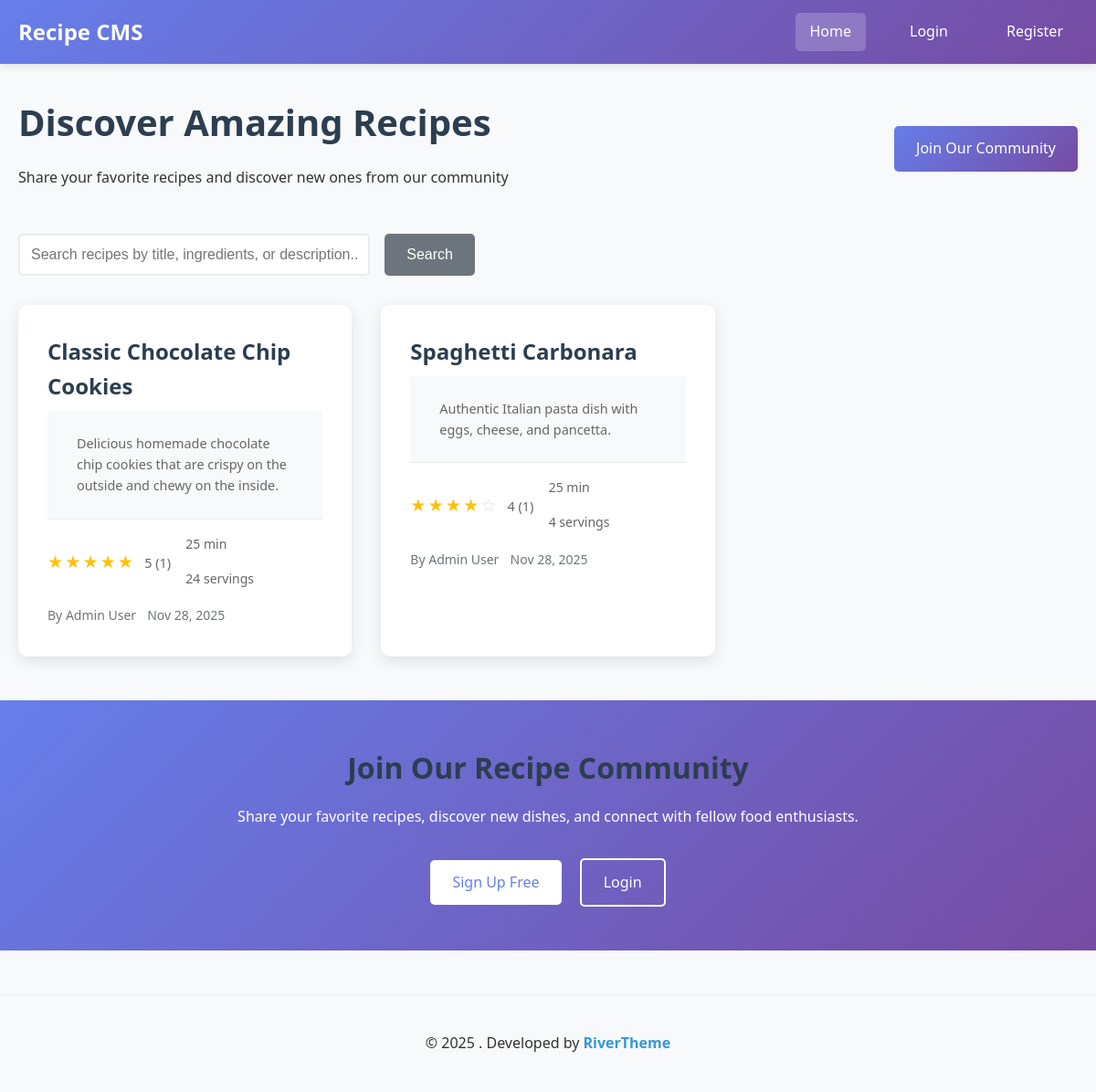
The page / on the database its author committed.
### tables this page shows
CREATE TABLE recipes (
    id INT AUTO_INCREMENT PRIMARY KEY,
    user_id INT NOT NULL,
    title VARCHAR(200) NOT NULL,
    description TEXT,
    ingredients TEXT NOT NULL,
    instructions TEXT NOT NULL,
    prep_time INT,  
    cook_time INT,  
    servings INT,
    image_filename VARCHAR(255),
    created_at TIMESTAMP DEFAULT CURRENT_TIMESTAMP,
    updated_at TIMESTAMP DEFAULT CURRENT_TIMESTAMP ON UPDATE CURRENT_TIMESTAMP,
    FOREIGN KEY (user_id) REFERENCES users(id) ON DELETE CASCADE
);

CREATE TABLE users (
    id INT AUTO_INCREMENT PRIMARY KEY,
    username VARCHAR(50) UNIQUE NOT NULL,
    email VARCHAR(100) UNIQUE NOT NULL,
    password_hash VARCHAR(255) NOT NULL,
    first_name VARCHAR(50) NOT NULL,
    last_name VARCHAR(50) NOT NULL,
    created_at TIMESTAMP DEFAULT CURRENT_TIMESTAMP,
    updated_at TIMESTAMP DEFAULT CURRENT_TIMESTAMP ON UPDATE CURRENT_TIMESTAMP
);

### includes/auth.php (called while the page is built, shortened)
<?php
function isLoggedIn() {
    return isset($_SESSION['logged_in']) && $_SESSION['logged_in'] === true;
}
function getCurrentUser() {
    return null;
}
?>

### includes/recipes.php (called while the page is built, shortened)
<?php
function getRecipes($page = 1, $limit = 12, $search = '', $userId = null) {
    $pdo = getDBConnection();
    $offset = ($page - 1) * $limit;
    $whereClause = '';
    $params = [];
    $sql = "SELECT r.*, u.username, u.first_name, u.last_name,
                   COALESCE(AVG(rt.rating), 0) as avg_rating,
                   COUNT(rt.id) as rating_count
            FROM recipes r
            JOIN users u ON r.user_id = u.id
            LEFT JOIN ratings rt ON r.id = rt.recipe_id
            $whereClause
            GROUP BY r.id
            ORDER BY r.created_at DESC
            LIMIT ? OFFSET ?";
    $params[] = $limit;
    $params[] = $offset;
    $stmt = $pdo->prepare($sql);
    $stmt->execute($params);
    $recipes = $stmt->fetchAll();
    $countSql = "SELECT COUNT(DISTINCT r.id) as total FROM recipes r JOIN users u ON r.user_id = u.id $whereClause";
    $countParams = array_slice($params, 0, -2);
    $countStmt = $pdo->prepare($countSql);
    $countStmt->execute($countParams);
    $total = $countStmt->fetch()['total'];
    return [
        'recipes' => $recipes,
        'total' => $total,
        'pages' => ceil($total / $limit),
        'current_page' => $page
    ];
}
function formatTime($minutes) {
    if ($minutes < 60) {
        return $minutes . ' min';
    } else {
        $hours = floor($minutes / 60);
        $mins = $minutes % 60;
        return $hours . 'h' . ($mins > 0 ? ' ' . $mins . 'min' : '');
    }
}
?>

### index.php (the view, shortened to what this page needs)
<?php
require_once 'includes/auth.php';
require_once 'includes/recipes.php';
$page = (int)($_GET['page'] ?? 1);
$search = sanitizeInput($_GET['search'] ?? '');
$result = getRecipes($page, 12, $search);
$recipes = $result['recipes'];
$user = getCurrentUser();
?>
<!DOCTYPE html>
<html lang="en">
<head>
    <link rel="stylesheet" href="assets/css/style.css">
</head>
<body>
    <nav class="navbar">
        <div class="nav-container">
            <a href="index.php" class="nav-brand">Recipe CMS</a>
            <div class="nav-menu">
                <a href="index.php" class="nav-link active">Home</a>
                <?php if ($user): ?>
                    <a href="my_recipes.php" class="nav-link">My Recipes</a>
                    <a href="add_recipe.php" class="nav-link">Add Recipe</a>
                    <a href="logout.php" class="nav-link">Logout</a>
                <?php else: ?>
                    <a href="login.php" class="nav-link">Login</a>
                    <a href="register.php" class="nav-link">Register</a>
                <?php endif; ?>
            </div>
        </div>
    </nav>
    <div class="container">
        <div class="page-header">
            <div>
                <h1>Discover Amazing Recipes</h1>
                <p>Share your favorite recipes and discover new ones from our community</p>
            </div>
            <?php if ($user): ?>
                <a href="add_recipe.php" class="btn btn-primary">Share Your Recipe</a>
            <?php else: ?>
                <a href="register.php" class="btn btn-primary">Join Our Community</a>
            <?php endif; ?>
        </div>
        <div class="search-bar">
            <form method="GET" action="">
                <input type="text" name="search" placeholder="Search recipes by title, ingredients, or description..."
                       value="<?php echo htmlspecialchars($search); ?>">
                <button type="submit" class="btn btn-secondary">Search</button>
            </form>
        </div>
        <?php if (empty($recipes)): ?>
            <div class="no-recipes">
                <?php if ($search): ?>
                    <h2>No recipes found</h2>
                    <p>Try adjusting your search terms or browse all recipes.</p>
                    <a href="index.php" class="btn btn-primary">View All Recipes</a>
                <?php else: ?>
                    <h2>No recipes yet</h2>
                    <p>Be the first to share a recipe with our community!</p>
                    <?php if ($user): ?>
                        <a href="add_recipe.php" class="btn btn-primary">Add First Recipe</a>
                    <?php else: ?>
                        <a href="register.php" class="btn btn-primary">Join to Share Recipes</a>
                    <?php endif; ?>
                <?php endif; ?>
            </div>
        <?php else: ?>
            <div class="recipes-grid">
                <?php foreach ($recipes as $recipe): ?>
                    <div class="recipe-card">
                        <div class="recipe-content">
                            <h3><a href="recipe.php?id=<?php echo $recipe['id']; ?>"><?php echo htmlspecialchars($recipe['title']); ?></a></h3>
                            <?php if ($recipe['description']): ?>
                                <p class="recipe-description">
                                    <?php echo htmlspecialchars(substr($recipe['description'], 0, 120)); ?>
                                </p>
                            <?php endif; ?>
                            <div class="recipe-meta">
                                <div class="recipe-rating">
                                    <div class="stars">
                                        <?php
                                        $avgRating = round($recipe['avg_rating'], 1);
                                        for ($i = 1; $i <= 5; $i++) {
                                            if ($i <= $avgRating) {
                                                echo '<span class="star filled">★</span>';
                                            } else {
                                                echo '<span class="star">☆</span>';
                                            }
                                        }
                                        ?>
                                    </div>
                                    <span class="rating-text"><?php echo $avgRating; ?> (<?php echo $recipe['rating_count']; ?>)</span>
                                </div>
                                <div class="recipe-stats">
                                    <?php if ($recipe['prep_time'] || $recipe['cook_time']): ?>
                                        <span class="time">
                                            <?php
                                            $totalTime = ($recipe['prep_time'] ?? 0) + ($recipe['cook_time'] ?? 0);
                                            if ($totalTime > 0) echo formatTime($totalTime);
                                            ?>
                                        </span>
                                    <?php endif; ?>
                                    <?php if ($recipe['servings']): ?>
                                        <span class="servings"><?php echo $recipe['servings']; ?> servings</span>
                                    <?php endif; ?>
                                </div>
                            </div>
                            <div class="recipe-author">
                                <small>By <?php echo htmlspecialchars($recipe['first_name'] . ' ' . $recipe['last_name']); ?></small>
                                <small class="recipe-date"><?php echo date('M j, Y', strtotime($recipe['created_at'])); ?></small>
                            </div>
                        </div>
                    </div>
                <?php endforeach; ?>
            </div>
        <?php endif; ?>
    </div>
    <?php if (!$user): ?>
        <div style="background: linear-gradient(135deg, #667eea 0%, #764ba2 100%); color: white; text-align: center; padding: 3rem 0; margin-top: 3rem;">
            <div class="container">
                <h2>Join Our Recipe Community</h2>
                <p>Share your favorite recipes, discover new dishes, and connect with fellow food enthusiasts.</p>
                <div style="margin-top: 2rem;">
                    <a href="register.php" class="btn" style="background: white; color: #667eea; margin-right: 1rem;">Sign Up Free</a>
                    <a href="login.php" class="btn" style="background: transparent; border: 2px solid white; color: white;">Login</a>
                </div>
            </div>
        </div>
    <?php endif; ?>
    <footer class="footer">
        <div class="container">
            <div class="text-center my-2">
                <div>
                    <span>© 2025 . Developed by </span>
                    <a href="https://rivertheme.com" class="fw-bold text-decoration-none" target="_blank" rel="noopener">RiverTheme</a>
                </div>
            </div>
        </div>
    </footer>
</body>
</html>

### assets/css/style.css (style rules this page uses)
* { margin: 0; padding: 0; box-sizing: border-box; }
body { font-family: 'Segoe UI', Tahoma, Geneva, Verdana, sans-serif; line-height: 1.6; color: #333; background-color: #f8f9fa; }
h1, h2, h3, h4, h5, h6 { font-weight: 600; margin-bottom: 1rem; color: #2c3e50; }
h1 { font-size: 2.5rem; }
h2 { font-size: 2rem; }
h3 { font-size: 1.5rem; }
p { margin-bottom: 1rem; }
a { color: #3498db; text-decoration: none; transition: color 0.3s ease; }
.container { max-width: 1200px; margin: 0 auto; padding: 0 20px; }
.navbar { background: linear-gradient(135deg, #667eea 0%, #764ba2 100%); box-shadow: 0 2px 10px rgba(0,0,0,0.1); position: sticky; top: 0; z-index: 1000; }
.nav-container { max-width: 1200px; margin: 0 auto; padding: 0 20px; display: flex; justify-content: space-between; align-items: center; height: 70px; }
.nav-brand { font-size: 1.5rem; font-weight: bold; color: white; text-decoration: none; }
.nav-menu { display: flex; gap: 2rem; }
.nav-link { color: white; text-decoration: none; padding: 0.5rem 1rem; border-radius: 5px; transition: all 0.3s ease; }
.nav-link:hover, .nav-link.active { background-color: rgba(255,255,255,0.2); color: white; }
.btn { display: inline-block; padding: 0.75rem 1.5rem; border: none; border-radius: 5px; cursor: pointer; text-decoration: none; font-size: 1rem; font-weight: 500; transition: all 0.3s ease; text-align: center; }
.btn-primary { background: linear-gradient(135deg, #667eea 0%, #764ba2 100%); color: white; }
.btn-secondary { background-color: #6c757d; color: white; }
input[type="text"], input[type="email"], input[type="password"], input[type="number"], input[type="file"], textarea, select { width: 100%; padding: 0.75rem; border: 2px solid #e9ecef; border-radius: 5px; font-size: 1rem; transition: border-color 0.3s ease, box-shadow 0.3s ease; }
small { color: #6c757d; font-size: 0.875rem; }
.page-header { display: flex; justify-content: space-between; align-items: center; margin: 2rem 0; flex-wrap: wrap; gap: 1rem; }
.search-bar { margin-bottom: 2rem; }
.search-bar form { display: flex; gap: 1rem; max-width: 500px; flex-wrap: wrap; }
.search-bar input { flex: 1; min-width: 250px; }
.recipes-grid { display: grid; grid-template-columns: repeat(auto-fill, minmax(300px, 1fr)); gap: 2rem; margin-bottom: 2rem; }
.recipe-card { background: white; border-radius: 10px; overflow: hidden; box-shadow: 0 5px 15px rgba(0,0,0,0.1); transition: transform 0.3s ease, box-shadow 0.3s ease; }
.recipe-content { padding: 1.5rem; }
.recipe-content h3 { margin-bottom: 0.5rem; }
.recipe-content h3 a { color: #2c3e50; text-decoration: none; }
.recipe-description { color: #666; margin-bottom: 1rem; font-size: 0.9rem; }
.recipe-meta { display: flex; justify-content: space-between; align-items: center; margin-bottom: 1rem; flex-wrap: wrap; gap: 0.5rem; }
.recipe-stats { display: flex; gap: 1rem; font-size: 0.875rem; color: #666; flex-wrap: wrap; }
.recipe-meta { display: flex; justify-content: space-between; align-items: center; flex-wrap: wrap; gap: 1rem; }
.recipe-author { color: #666; }
.recipe-date { font-size: 0.875rem; margin-left: 0.5rem; }
.recipe-description { padding: 1.5rem 2rem; background-color: #f8f9fa; border-bottom: 1px solid #e9ecef; }
.recipe-stats { display: grid; grid-template-columns: repeat(auto-fit, minmax(150px, 1fr)); gap: 1rem; }
.recipe-content { padding: 2rem; }
.stars { display: inline-flex; gap: 2px; }
.star { color: #ddd; font-size: 1.2rem; transition: color 0.3s ease; }
.star.filled { color: #ffc107; }
.rating-text { margin-left: 0.5rem; color: #666; font-size: 0.9rem; }
.recipe-card, .recipe-detail, .auth-form, .recipe-form { animation: fadeIn 0.6s ease-out; }
.footer { background-color: #f8f9fa; border-top: 1px solid #e9ecef; padding: 2rem 0; margin-top: 3rem; text-align: center; }
.footer .text-center { text-align: center; }
.footer .my-2 { margin-top: 0.5rem; margin-bottom: 0.5rem; }
.footer .fw-bold { font-weight: bold; }
.footer .text-decoration-none { text-decoration: none; }
.footer a { color: #3498db; transition: color 0.3s ease; }

### rows shown on the page
recipes: title "Classic Chocolate Chip Cookies", description "Delicious homemade chocolate chip cookies that are crispy on the outside and chewy on the inside.", avgRating "5", rating_count "1", formatTime($totalTime) "25 min", servings "24", user.last_name "Admin User", created_at "Nov 28, 2025"
recipes: title "Spaghetti Carbonara", description "Authentic Italian pasta dish with eggs, cheese, and pancetta.", avgRating "4", rating_count "1", formatTime($totalTime) "25 min", servings "4", user.last_name "Admin User", created_at "Nov 28, 2025"
